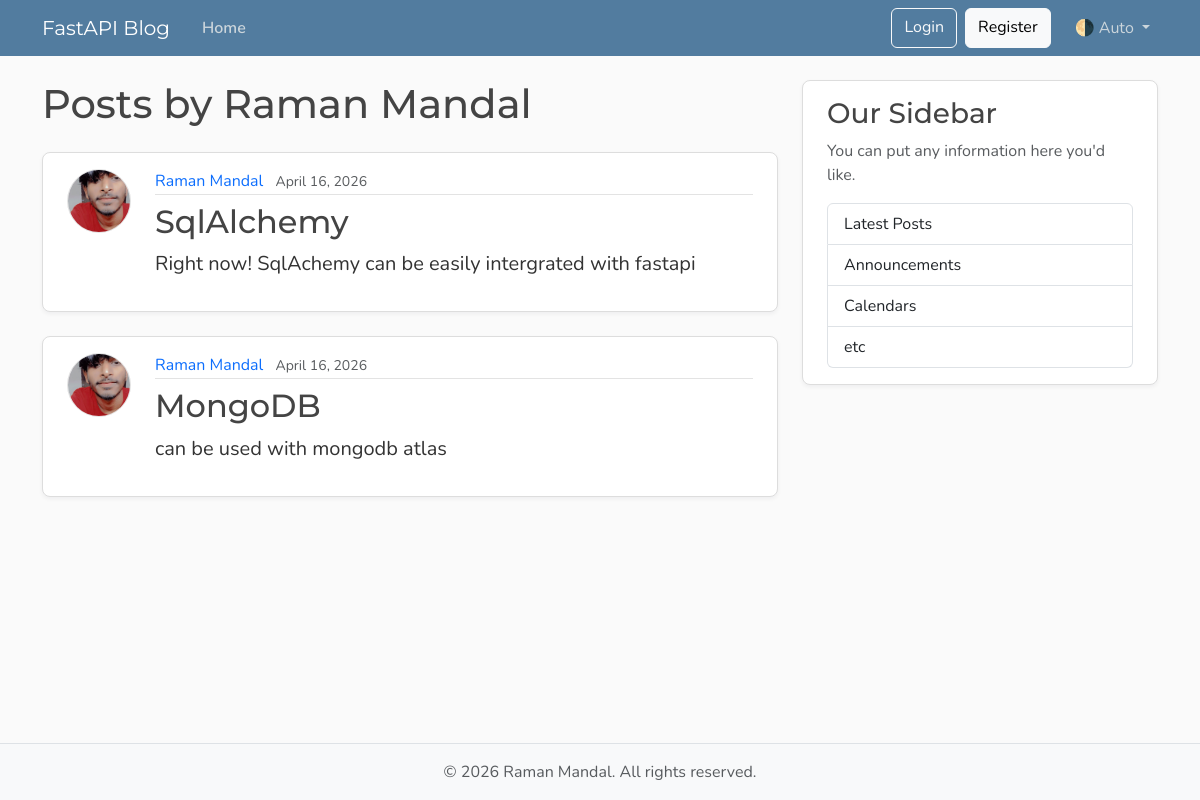
The page /users/1/posts on the database its author committed.
### models.py (models this page shows, shortened)
class User(Base):
    __tablename__ = "users"
    id: Mapped[int] = mapped_column(Integer, primary_key=True, index=True)
    username: Mapped[str] = mapped_column(String(50), unique=True, nullable=False)
    email: Mapped[str] = mapped_column(String(120), unique=True, nullable=False)
    image_file: Mapped[str | None] = mapped_column(
        String(200),
        nullable=True,
        default=None,
    )
    posts: Mapped[list[Post]] = relationship(
        back_populates="author",
        cascade="all, delete-orphan",
    )

class Post(Base):
    __tablename__ = "posts"
    id: Mapped[int] = mapped_column(Integer, primary_key=True, index=True)
    title: Mapped[str] = mapped_column(String(100), nullable=False)
    content: Mapped[str] = mapped_column(Text, nullable=False)
    user_id: Mapped[int] = mapped_column(
        ForeignKey("users.id"),
        nullable=False,
        index=True,
    )
    date_posted: Mapped[datetime] = mapped_column(
        DateTime(timezone=True),
        default=lambda: datetime.now(UTC),
    )
    author: Mapped[User] = relationship(back_populates="posts")

### main.py (the view)
@app.get("/users/{user_id}/posts", include_in_schema=False, name="user_posts")
def user_posts_page(
    request: Request,
    user_id: int,
    db: Annotated[Session, Depends(get_db)],
):
    result = db.execute(select(models.User).where(models.User.id == user_id))
    user = result.scalars().first()
    if not user:
        raise HTTPException(
            status_code=status.HTTP_404_NOT_FOUND,
            detail="User not found",
        )
    result = db.execute(select(models.Post).where(models.Post.user_id == user_id))
    posts = result.scalars().all()
    return templates.TemplateResponse(
        request,
        "user_posts.html",
        {"posts": posts, "user": user, "title": f"{user.username}'s Posts"},
    )

### templates/user_posts.html
{% extends "layout.html" %}
{% block content %}
  <h1 class="mb-4">Posts by {{ user.username }}</h1>
  {% for post in posts %}
    <article class="content-section py-3 px-4 mb-4">
      <div class="d-flex align-items-start gap-4">
        <img class="rounded-circle article-img flex-shrink-0"
             src="{{ post.author.image_path }}"
             alt="{{ post.author.username }}'s profile picture"
             width="64"
             height="64"
             loading="lazy">
        <div class="flex-grow-1">
          <div class="article-metadata mb-2">
            <a class="me-2"
               href="{{ url_for('user_posts', user_id=post.author.id) }}">{{ post.author.username }}</a>
            <small class="text-body-secondary">{{ post.date_posted.strftime("%B %d, %Y") }}</small>
          </div>
          <h2>
            <a class="article-title"
               href="{{ url_for('post_page', post_id=post.id) }}">{{ post.title }}</a>
          </h2>
          <p class="article-content">{{ post.content }}</p>
        </div>
      </div>
    </article>
  {% else %}
    <p class="text-body-secondary">No posts by this user yet.</p>
  {% endfor %}
{% endblock content %}

### static/css/main.css (style rules this page uses)
:root { --font-heading: "Montserrat", system-ui, -apple-system, BlinkMacSystemFont, sans-serif; --font-body: "Nunito", system-ui, -apple-system, BlinkMacSystemFont, sans-serif; --color-bg-body: #fafafa; --color-bg-content: #ffffff; --color-text-primary: #333333; --color-text-heading: #444444; --color-steel: #527c9f; --color-nav-link: #cbd5db; --color-nav-link-hover: #ffffff; --color-link-hover: #428bca; --color-border: #dddddd; --color-border-light: #e3e3e3; --spacing-xl: 5rem; --article-img-size: 4rem; --account-img-size: 7.813rem; }
body { font-family: var(--font-body); background: var(--color-bg-body); color: var(--color-text-primary); }
h1, h2, h3, h4, h5, h6 { font-family: var(--font-heading); color: var(--color-text-heading); }
a { text-decoration: none; }
.content-section { background: var(--color-bg-content); border: 1px solid var(--color-border); border-radius: 0.5rem; box-shadow: 0 2px 4px rgba(15, 23, 42, 0.05); transition: box-shadow 0.15s ease, transform 0.15s ease, border-color 0.15s ease; }
.article-title { color: var(--color-text-heading); transition: color 0.2s ease-in-out; }
.article-content { white-space: pre-line; font-size: 1.25rem; }
.article-img { height: var(--article-img-size); width: var(--article-img-size); flex-shrink: 0; object-fit: cover; border: 1px solid var(--color-border-light); box-shadow: 0 0 0 2px var(--color-bg-content); }
.article-metadata { padding-bottom: 0.063rem; border-bottom: 1px solid var(--color-border-light); }
.article-metadata a { transition: color 0.2s ease-in-out; }

### rows shown on the page
User: username "Raman Mandal"
Post: author.image_path (picture), author.username "Raman Mandal", date_posted "April 16, 2026", title "SqlAlchemy", content "Right now! SqlAchemy can be easily intergrated with fastapi"
Post: author.image_path (picture), author.username "Raman Mandal", date_posted "April 16, 2026", title "MongoDB", content "can be used with mongodb atlas"
